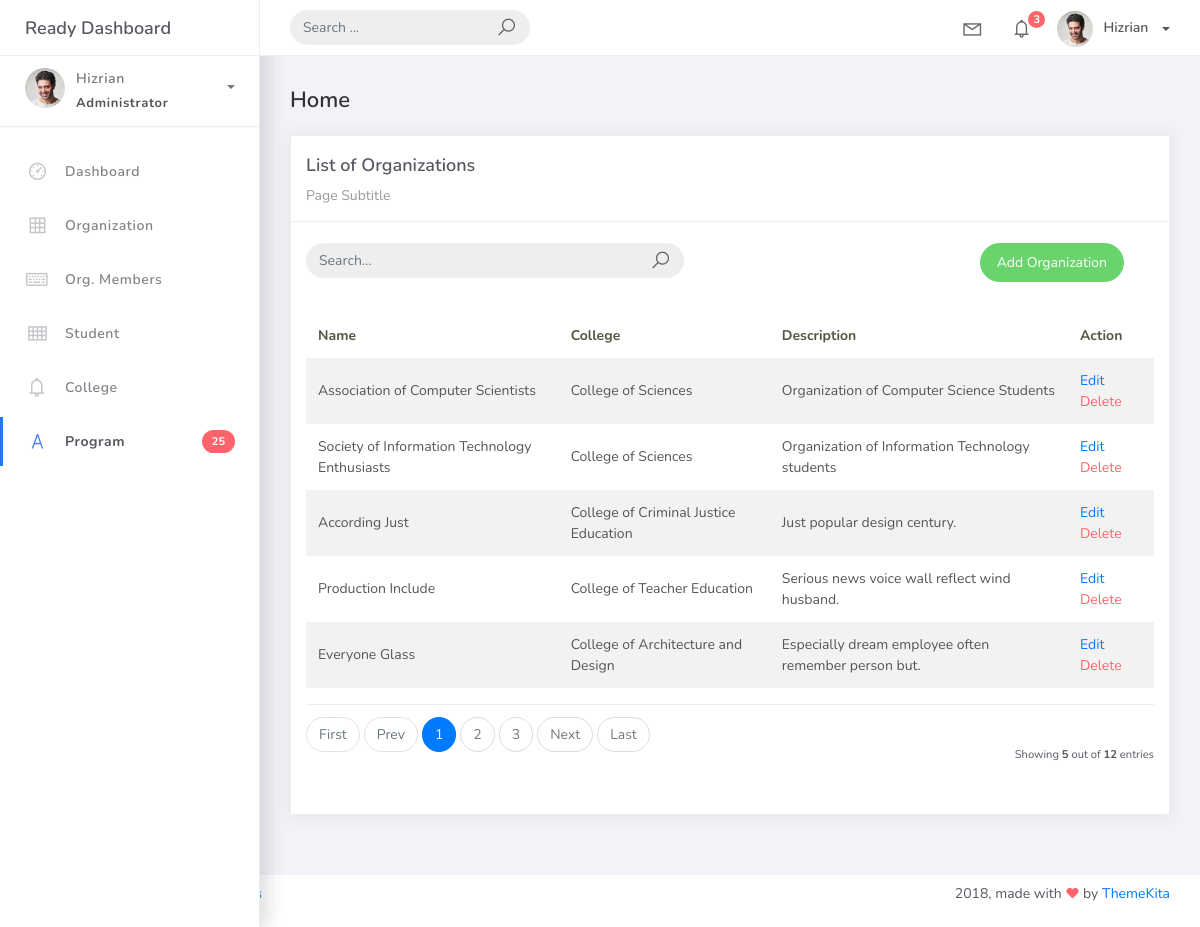
Screenshot of /organization_list with the database file from the repository.
### studentorg/models.py (models this page shows, shortened)
class BaseModel(models.Model):
    created_at = models.DateTimeField(auto_now_add=True, db_index=True)
    updated_at = models.DateTimeField(auto_now=True)
    class Meta:
        abstract = True

class Organization(BaseModel):
    name = models.CharField(max_length=250)
    college = models.ForeignKey(
        College,
        null=True,
        blank=True,
        on_delete=models.CASCADE
    )
    description = models.CharField(max_length=500)

class College(BaseModel):
    college_name = models.CharField(max_length=150)
    def __str__(self):
        return self.college_name

### studentorg/views.py (the view)
# urls.py: path('organization_list', OrganizationList.as_view(), name='organization-list'),
class OrganizationList(ListView):
    model = Organization
    context_object_name = "organization"
    template_name = "org_list.html"
    paginate_by = 5
    ordering = ["college__college_name","name"]
    def get_queryset(self):
        qs = Organization.objects.all()
        query = self.request.GET.get("search")
        if query:
            qs = qs.filter(
                Q(name__icontains=query) |
                Q(college__college_name__icontains=query) |
                Q(description__icontains=query)
            )
        return qs

### templates/org_list.html
{% extends 'base.html' %}
{% load static %}
{% block content %}
<div class="content">
    <div class="container-fluid">
        <h4 class="page-title">Home</h4>
        <div class="row">
            <div class="col-md-12">
                <div class="card">
                    <div class="card-header">
                        <div class="card-title">List of Organizations</div>
                        <div class="card-category">Page Subtitle</div>
                    </div>
                    <br />
                    <div class="col-md-12 row">
                        <div class="col-md-6">
                        <form method="GET" action="{% url 'organization-list' %}" class="navbar-left navbar-form nav-search mr-md-3">
                            <div class="input-group">
                                <input type="text" name="search" placeholder="Search..." class="form-control" value="{{ request.GET.search }}" />
                                <div class="input-group-append">
                                    <button type="submit" class="input-group-text">
                                        <i class="la la-search search-icon"></i>
                                    </button>
                                </div>
                            </div>
                        </form>
                        </div>
                        <div class="col-md-6">
                            <div class="pull-right">
                                <a href="{% url 'organization-add' %}" class="btn btn-success btn-rounded">Add
                                    Organization</a>
                            </div>
                        </div>
                    </div>
                    <div class="card-body">
                        <table class="table table-striped mt-3">
                            <thead>
                                <tr>
                                    <th scope="col">Name</th>
                                    <th scope="col">College</th>
                                    <th scope="col">Description</th>
                                    <th scope="col">Action</th>
                                </tr>
                            </thead>
                            <tbody>
                                {% for object in object_list %}
                                <tr>
                                    <td>{{ object.name }}</td>
                                    <td>{{ object.college }}</td>
                                    <td>{{ object.description }}</td>
                                    <td>
                                        <a href="college_list/{{ object.id }}">Edit</a>
                                        <a href="organization_list/{{ object.id }}/delete"
                                            class="text-danger">Delete</a>
                                    </td>
                                </tr>
                                {% empty %}
                                <tr>
                                    <td colspan="4" style="text-align: center">
                                        <p class="text-sm font-weight-bold mb-0">No Records Found</p>
                                    </td>
                                </tr>
                                {% endfor %}
                            </tbody>
                        </table>
                        {% include 'includes/pagination.html' %}
                    </div>
                </div>
            </div>
        </div>
    </div>
</div>
{% endblock %}

### rows the page displays
Organization: name "Association of Computer Scientists", college "College of Sciences", description "Organization of Computer Science Students"
Organization: name "Society of Information Technology Enthusiasts", college "College of Sciences", description "Organization of Information Technology students"
Organization: name "According Just", college "College of Criminal Justice Education", description "Just popular design century."
Organization: name "Production Include", college "College of Teacher Education", description "Serious news voice wall reflect wind husband."
Organization: name "Everyone Glass", college "College of Architecture and Design", description "Especially dream employee often remember person but."

### other values shown
{{ page_num }} "1"
{{ page_num }} "2" "3"
{{ object_list.count }} "5"
{{ paginator.count }} "12"
